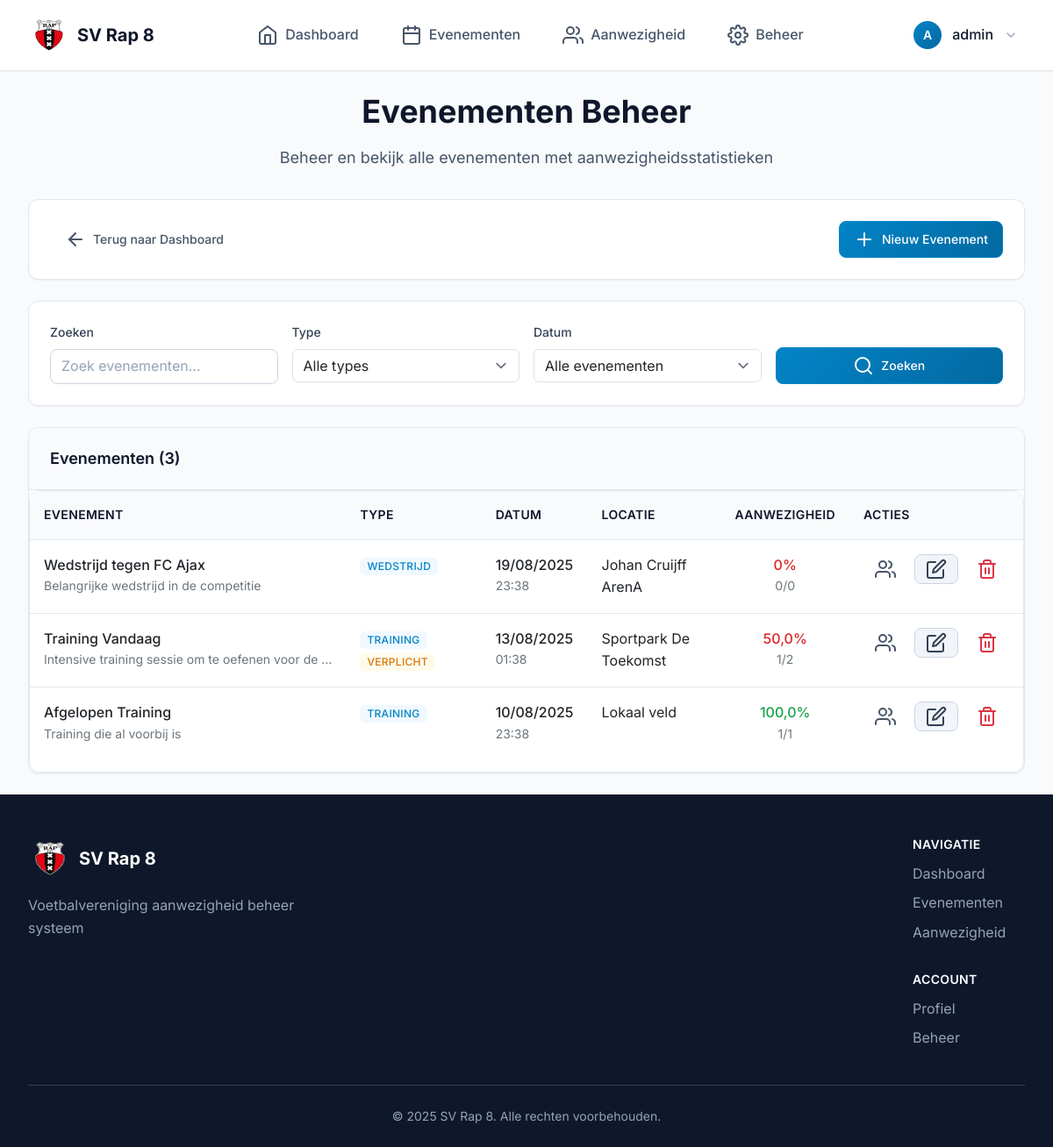
/users/admin/events/ (signed in), run on the app's committed database.
### users/models.py (models this page shows, shortened)
class Player(AbstractUser):
    geboortedatum = models.DateField(
        null=True, blank=True, verbose_name="Geboortedatum"
    )
    telefoonnummer = models.CharField(
        max_length=20, blank=True, verbose_name="Telefoonnummer"
    )
    positie = models.CharField(max_length=50, blank=True, verbose_name="Positie")
    rugnummer = models.PositiveIntegerField(
        null=True, blank=True, verbose_name="Rugnummer"
    )
    straat = models.CharField(max_length=100, blank=True, verbose_name="Straat")
    huisnummer = models.CharField(max_length=10, blank=True, verbose_name="Huisnummer")
    toevoeging = models.CharField(max_length=10, blank=True, verbose_name="Toevoeging")
    postcode = models.CharField(max_length=10, blank=True, verbose_name="Postcode")
    plaats = models.CharField(max_length=50, blank=True, verbose_name="Plaats")
    adres = models.CharField(
        max_length=255, blank=True, verbose_name="Adres"
    )  # Keep for backward compatibility
    foto = models.ImageField(
        upload_to="profile_pics/",
        null=True,
        blank=True,
        verbose_name="Profielfoto",
    )

### events/models.py (models this page shows, shortened)
class Event(models.Model):
    EVENT_TYPES = [
        ("training", "Training"),
        ("wedstrijd", "Wedstrijd"),
        ("uitje", "Teamuitje"),
        ("vergadering", "Vergadering"),
        ("overig", "Overig"),
    ]
    RECURRENCE_TYPES = [
        ("none", "Geen herhaling"),
        ("daily", "Dagelijks"),
        ("weekly", "Wekelijks"),
        ("biweekly", "Tweewekelijks"),
        ("monthly", "Maandelijks"),
        ("yearly", "Jaarlijks"),
    ]
    WEEKDAYS = [
        (0, "Maandag"),
        (1, "Dinsdag"),
        (2, "Woensdag"),
        (3, "Donderdag"),
        (4, "Vrijdag"),
        (5, "Zaterdag"),
        (6, "Zondag"),
    ]
    name = models.CharField(max_length=100, verbose_name="Naam")
    description = models.TextField(blank=True, verbose_name="Beschrijving")
    event_type = models.CharField(
        max_length=20,
        choices=EVENT_TYPES,
        default="training",
        verbose_name="Type evenement",
    )
    date = models.DateTimeField(verbose_name="Datum en tijd")
    location = models.CharField(max_length=255, blank=True, verbose_name="Locatie")
    max_participants = models.PositiveIntegerField(
        null=True,
        blank=True,
        verbose_name="Maximaal aantal deelnemers",
        help_text="Laat leeg voor onbeperkt",
    )
    is_mandatory = models.BooleanField(
        default=False,
        verbose_name="Verplichte aanwezigheid",
        help_text="Aanwezigheid is verplicht voor alle spelers",
    )
    recurring_event_link_id = models.UUIDField(
        null=True,
        blank=True,
        verbose_name="Herhalingsgroep ID",
        help_text="Unieke ID die alle herhalende evenementen met elkaar verbindt",
    )
    recurrence_type = models.CharField(
        max_length=20,
        choices=RECURRENCE_TYPES,
        default="none",
        verbose_name="Herhalingstype",
        help_text="Hoe vaak het evenement herhaald wordt",
    )
    recurrence_end_date = models.DateField(
        null=True,
        blank=True,
        verbose_name="Einddatum herhaling",
        help_text="Laatste datum waarop het evenement herhaald wordt",
    )
    created_at = models.DateTimeField(default=timezone.now)
    updated_at = models.DateTimeField(auto_now=True)
    class Meta:
        ordering = ["date"]
        verbose_name = "Evenement"
        verbose_name_plural = "Evenementen"

### users/views.py (the view)
# urls.py: path("admin/events/", views.admin_events, name="admin_events"),
@user_passes_test(is_staff)
def admin_events(request: HttpRequest):
    search = request.GET.get("search", "")
    event_type = request.GET.get("type", "all")
    time_filter = request.GET.get("time", "all")
    events = Event.objects.all()
    if search:
        events = events.filter(
            Q(name__icontains=search)
            | Q(description__icontains=search)
            | Q(location__icontains=search)
        )
    if event_type != "all":
        events = events.filter(event_type=event_type)
    now = timezone.now()
    if time_filter == "upcoming":
        events = events.filter(date__gt=now)
    elif time_filter == "past":
        events = events.filter(date__lt=now)
    elif time_filter == "today":
        events = events.filter(date__date=now.date())
    events = events.order_by("-date")
    events_with_stats = []
    for event in events:
        total_responses = event.attendance_set.count()
        present_count = event.attendance_set.filter(present=True).count()
        attendance_rate = (
            (present_count / total_responses * 100) if total_responses > 0 else 0
        )
        events_with_stats.append(
            {
                "event": event,
                "total_responses": total_responses,
                "present_count": present_count,
                "attendance_rate": round(attendance_rate, 1),
            }
        )
    context = {
        "events_with_stats": events_with_stats,
        "search": search,
        "event_type": event_type,
        "time_filter": time_filter,
        "event_types": Event.EVENT_TYPES,
    }
    return render(request, "users/admin/events.html", context)

### users/views.py (called while the page is built)
def is_staff(user):
    return user.is_staff

### users/templates/users/admin/events.html (shortened to what this page needs)
{% extends "base.html" %}
{% load static %}
{% block content %}
<div class="page-header">
    <h1 class="page-title">Evenementen Beheer</h1>
    <p class="page-subtitle">Beheer en bekijk alle evenementen met aanwezigheidsstatistieken</p>
</div>
<div class="card mb-4">
    <div class="card-content">
        <nav class="d-flex flex-column flex-sm-row align-items-center justify-content-sm-between align-items-sm-center">
            <div class="d-flex gap-3">
                <a href="{% url 'users:admin_dashboard' %}" class="btn btn-ghost">
                    <i data-feather="arrow-left"></i>
                    Terug naar Dashboard
                </a>
            </div>
            <div >
                <a href="{% url 'events:create' %}" class="btn btn-primary mt-3 mt-sm-0">
                    <i data-feather="plus"></i>
                    Nieuw Evenement
                </a>
            </div>
        </nav>
    </div>
</div>
<div class="card mb-4">
    <div class="card-content">
        <form method="get" class="row g-3">
            <div class="col-md-3">
                <label for="search" class="form-label">Zoeken</label>
                <input type="text" id="search" name="search" class="form-input"
                       placeholder="Zoek evenementen..."
                       value="{{ search }}">
            </div>
            <div class="col-md-3">
                <label for="type" class="form-label">Type</label>
                <select id="type" name="type" class="form-select">
                    <option value="all" {% if event_type == 'all' %}selected{% endif %}>Alle types</option>
                </select>
            </div>
            <div class="col-md-3">
                <label for="time" class="form-label">Datum</label>
                <select id="time" name="time" class="form-select">
                    <option value="all" {% if time_filter == 'all' %}selected{% endif %}>Alle evenementen</option>
                </select>
            </div>
            <div class="col-md-3 d-flex align-items-end">
                <button type="submit" class="btn btn-primary" style="width: 100%;">
                    <i data-feather="search"></i>
                    Zoeken
                </button>
            </div>
        </form>
    </div>
</div>
<div class="card">
    <div class="card-header d-flex justify-content-between align-items-center">
        <h3 class="card-title">Evenementen ({{ events_with_stats|length }})</h3>
    </div>
    <div class="card-content p-0">
        {% if events_with_stats %}
            <div class="table-container">
                <table class="table">
                    <thead>
                        <tr>
                            <th>Evenement</th>
                            <th class="hide-mobile">Type</th>
                            <th>Datum</th>
                            <th class="hide-mobile">Locatie</th>
                            <th>Aanwezigheid</th>
                            <th>Acties</th>
                        </tr>
                    </thead>
                    <tbody>
                        {% for item in events_with_stats %}
                        {% with event=item.event %}
                        <tr>
                            <td>
                                <div>
                                    <div class="font-medium">{{ event.name }}</div>
                                    {% if event.description %}
                                    <div class="text-sm text-secondary truncate d-none d-sm-block">{{ event.description|truncatewords:8 }}</div>
                                    {% endif %}
                                </div>
                            </td>
                            <td class="hide-mobile">
                                <span class="badge badge-info">{{ event.get_event_type_display }}</span>
                                {% if event.is_mandatory %}
                                    <span class="badge badge-warning">Verplicht</span>
                                {% endif %}
                            </td>
                            <td>
                                <div>
                                    <div class="font-medium">{{ event.date|date:"d/m/Y" }}</div>
                                    <div class="text-sm text-secondary">{{ event.date|date:"H:i" }}</div>
                                </div>
                            </td>
                            <td class="hide-mobile">{{ event.location|default:"Niet opgegeven" }}</td>
                            <td>
                                <div class="text-center">
                                    <div class="font-medium">
                                        <span class="{% if item.attendance_rate >= 80 %}text-success{% elif item.attendance_rate >= 60 %}text-warning{% else %}text-error{% endif %}">
                                            {{ item.attendance_rate }}%
                                        </span>
                                    </div>
                                    <div class="text-sm text-secondary">
                                        {{ item.present_count }}/{{ item.total_responses }}
                                    </div>
                                </div>
                            </td>
                            <td>
                                <div class="d-flex gap-2">
                                    <a href="{% url 'events:admin_attendance' event.pk %}"
                                       class="btn btn-sm btn-ghost"
                                       title="Beheer Aanwezigheid">
                                        <i data-feather="users"></i>
                                    </a>
                                    <a href="{% url 'events:edit' event.pk %}"
                                       class="btn btn-sm btn-secondary"
                                       title="Bewerk Evenement">
                                        <i data-feather="edit"></i>
                                    </a>
                                    <a href="{% url 'events:delete' event.pk %}"
                                       class="btn btn-sm btn-outline-danger"
                                       title="Verwijder Evenement">
                                        <i data-feather="trash-2"></i>
                                    </a>
                                </div>
                            </td>
                        </tr>
                        {% endwith %}
                        {% endfor %}
                    </tbody>
                </table>
            </div>
        {% endif %}
    </div>
</div>
{% endblock %}

### templates/base.html (shortened to what this page needs)
<!DOCTYPE html>
<html lang="nl">
  <head>
    {% load static %}
    <link href="https://cdn.jsdelivr.net/npm/bootstrap@5.3.0/dist/css/bootstrap.min.css" rel="stylesheet" />
    <link rel="stylesheet" href="https://cdnjs.cloudflare.com/ajax/libs/feather-icons/4.28.0/feather.min.css" />
    <link rel="stylesheet" href="{% static 'css/style.css' %}" />
  </head>
  <body class="d-flex flex-column min-vh-100">
    <nav class="navbar">
      <div class="nav-container">
        <div class="nav-brand">
          <a href="/" class="nav-logo">
            <img src="{% static 'media/sv-rap.png' %}" alt="SV Rap Logo" class="logo-image" />
            <span class="brand-text">SV Rap 8</span>
          </a>
        </div>
        {% if user.is_authenticated %}
          <div class="nav-menu">
            <a href="/" class="nav-link">
              <i data-feather="home"></i>
              <span>Dashboard</span>
            </a>
            <a href="{% url 'events:list' %}" class="nav-link">
              <i data-feather="calendar"></i>
              <span>Evenementen</span>
            </a>
            <a href="{% url 'attendance:dashboard' %}" class="nav-link">
              <i data-feather="users"></i>
              <span>Aanwezigheid</span>
            </a>
            {% if user.is_staff %}
              <a href="{% url 'users:admin_dashboard' %}" class="nav-link">
                <i data-feather="settings"></i>
                <span>Beheer</span>
              </a>
            {% endif %}
          </div>
          <div class="nav-user">
            <div class="user-menu">
              <button class="user-button" onclick="toggleUserMenu()" aria-label="Gebruikersmenu">
                <div class="user-avatar{% if not user.foto %} default{% endif %}">
                  {% if user.foto %}
                    <img src="{{ user.foto.url }}" alt="{{ user.get_full_name }}" />
                  {% else %}
                    <div class="avatar-fallback">
                      {% if user.firstname %}
                      {{ user.first_name|first|upper }}{{ user.last_name|first|upper }}
                      {% else %}
                      {{ user.username|first|upper }}
                      {% endif %}
                    </div>
                  {% endif %}
                </div>
                <span class="user-name">{{ user.get_full_name|default:user.username }}</span>
                <i data-feather="chevron-down" class="user-chevron"></i>
              </button>
            </div>
          </div>
        {% else %}
          <div class="nav-auth">
            <a href="{% url 'users:login' %}" class="btn btn-ghost">Inloggen</a>
            <a href="{% url 'users:register' %}" class="btn btn-primary">Registreren</a>
          </div>
        {% endif %}
      </div>
    </nav>
    <main class="flex-grow-1 py-4">
      <div class="container">
        {% block content %}
        {% endblock %}
      </div>
    </main>
    <footer class="footer">
      <div class="container">
        <div class="footer-content">
          <div class="footer-brand">
            <div class="footer-logo">
              <img src="{% static 'media/sv-rap.png' %}" alt="SV Rap Logo" width="50" height="50" class="logo-image" />
              <span>SV Rap 8</span>
            </div>
            <p class="footer-description">Voetbalvereniging aanwezigheid beheer systeem</p>
          </div>
          <div class="footer-links">
            <div class="footer-section">
              <h4>Navigatie</h4>
              <a href="/">Dashboard</a>
              <a href="{% url 'events:list' %}">Evenementen</a>
              <a href="{% url 'attendance:dashboard' %}">Aanwezigheid</a>
            </div>
            <div class="footer-section">
              <h4>Account</h4>
              <a href="{% url 'users:profile' %}">Profiel</a>
              {% if user.is_staff %}
                <a href="{% url 'users:admin_dashboard' %}">Beheer</a>
              {% endif %}
            </div>
          </div>
        </div>
        <div class="footer-bottom">
          <p>&copy; 2025 SV Rap 8. Alle rechten voorbehouden.</p>
        </div>
      </div>
    </footer>
  </body>
</html>

### users/templates/users/admin/events.html (style rules this page uses)
.gap-2 { gap: 0.5rem; }
.gap-3 { gap: 0.75rem; }
.text-success { color: var(--success-600) !important; }
.text-error { color: var(--error-600) !important; }

### data on the page
Player: username|first "A", get_full_name "admin"
Event: event.name "Wedstrijd tegen FC Ajax", event.description "Belangrijke wedstrijd in de competitie", event.event_type "WEDSTRIJD", event "19/08/2025", event "23:38", event.location "Johan Cruijff ArenA", attendance_rate "0", present_count "0", total_responses "0"
Event: event.name "Training Vandaag", event.description "Intensive training sessie om te oefenen voor de …", event.event_type "TRAINING", is_mandatory "VERPLICHT", event "13/08/2025", event "01:38", event.location "Sportpark De Toekomst", attendance_rate "50,0", present_count "1", total_responses "2"
Event: event.name "Afgelopen Training", event.description "Training die al voorbij is", event.event_type "TRAINING", event "10/08/2025", event "23:38", event.location "Lokaal veld", attendance_rate "100,0", present_count "1", total_responses "1"

### other printed values
{{ events_with_stats|length }} "3"
